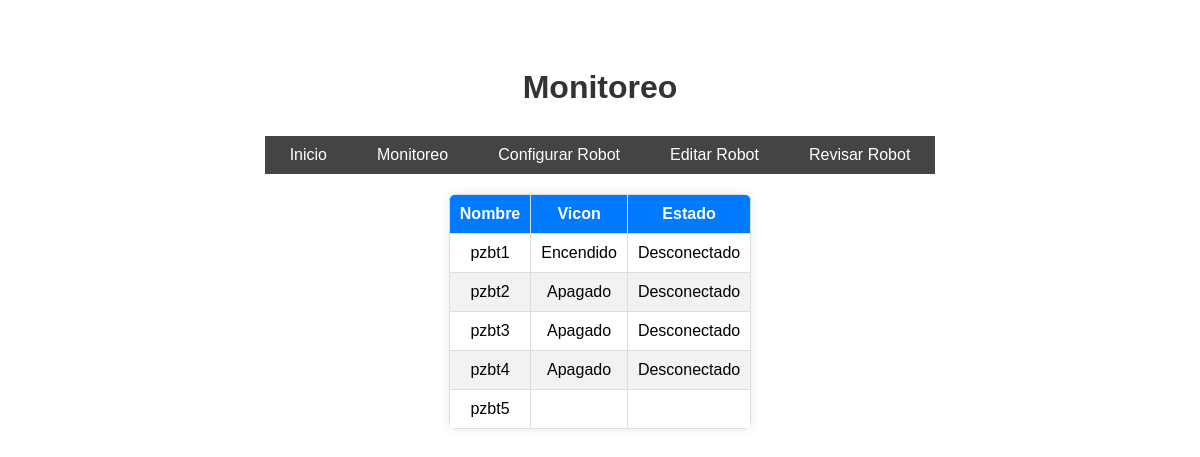
Page /monitoreo/ on the earlier database version.
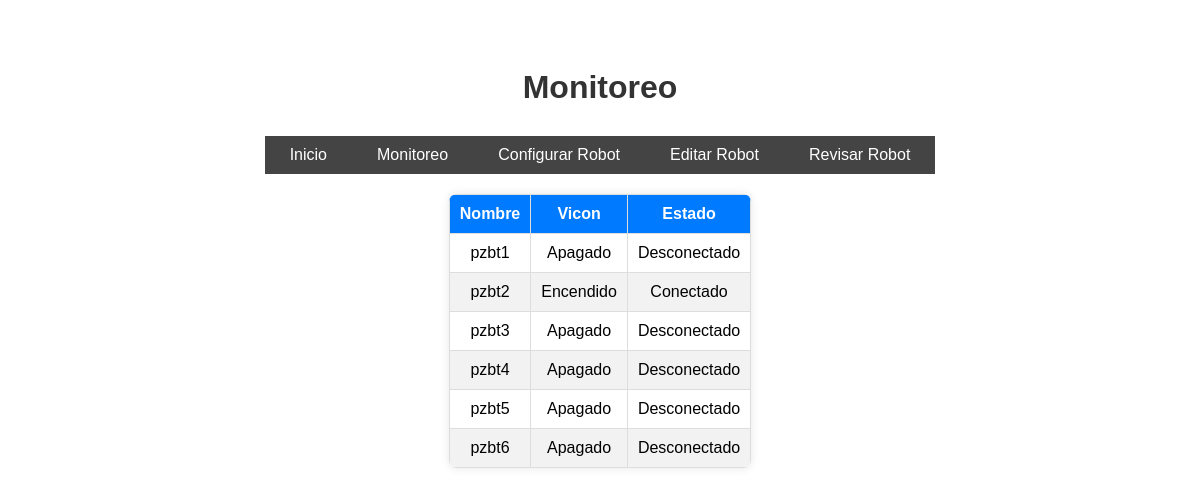
Same page on the later database version.
### monitoreo/models.py (models this page shows, shortened)
class Puzzlebot(models.Model):
    nombre = models.CharField(max_length=200, unique=True)
    ip = models.CharField(max_length=200)
    vicon = models.CharField(max_length=200)
    estatus = models.CharField(max_length=200)

### monitoreo/views.py (the view)
# urls.py: path('', views.show_puzzlebots, name='monitor'),
def show_puzzlebots(request):
    puzzlebots = Puzzlebot.objects.all()
    return render(request, 'monitoreo/monitor.html', {'puzzlebots': puzzlebots})

### monitoreo/templates/monitoreo/monitor.html (shortened to what this page needs)
{% extends "base.html" %}
{% load static %}
{% block extra_css %}
    <link rel="stylesheet" href="{% static 'monitoreo/css/monitor.css' %}">
{% endblock %}
{% block header %}
<h1>Monitoreo</h1>
{% endblock %}
{% block content%}
<table>
    <thead>
        <tr>
            <th>Nombre</th>
            <th>Vicon</th>
            <th>Estado</th>
        </tr>
    </thead>
    <tbody id="robots-table">
        {% for puzzlebot in puzzlebots %}
        <tr id="robot-{{ puzzlebot.nombre }}">
            <td>{{ puzzlebot.nombre }}</td>
            <td id="vicon-{{ puzzlebot.nombre }}">{{ puzzlebot.vicon }}</td>
            <td id="estado-{{ puzzlebot.nombre }}">{{ puzzlebot.estatus }}</td>
        </tr>
        {% endfor %}
    </tbody>
</table>
{% endblock %}

### configuracion/templates/base.html (shortened to what this page needs)
<!DOCTYPE html>
<html lang="en">
<head>
    {% load static %}
    <link rel="stylesheet" href="{% static 'configuracion/css/base.css' %}">
    {% block extra_css %}{% endblock %}
</head>
<body>
    <header>
        {% block header %}{% endblock %}
    </header>
    <nav>
        <ul>
            <li><a href="/">Inicio</a></li>
            <li><a href="/monitoreo/">Monitoreo</a></li>
            <li><a href="/configuracion/">Configurar Robot</a></li>
            <li><a href="/edicion/">Editar Robot</a></li>
            <li><a href="/revision/">Revisar Robot</a></li>
        </ul>
    </nav>
    <main>
        {% block content %}{% endblock %}
    </main>
</body>
</html>

### configuracion/static/configuracion/css/base.css (style rules this page uses)
header { background-color: #fff; color: #333; padding: 10px 0; text-align: center; }
nav ul { list-style-type: none; margin: 0; padding: 0; display: flex; justify-content: center; background-color: #444; }
nav ul li { margin: 0 10px; }
nav ul li a { color: #fff; text-decoration: none; padding: 10px 15px; display: inline-block; }

### monitoreo/static/monitoreo/css/monitor.css (style rules this page uses)
body { font-family: "Poppins", sans-serif; display: flex; flex-direction: column; align-items: center; padding-top: 30px; text-align: center; }
h1 { font-size: 32px; color: #333; margin-bottom: 20px; }
table { width: 100%; border-collapse: collapse; margin-top: 20px; background: white; box-shadow: 0 0 10px rgba(0, 0, 0, 0.1); border-radius: 8px; overflow: hidden; }
th, td { border: 1px solid #ddd; padding: 10px; text-align: center; }
th { background-color: #007bff; color: white; }
tr:nth-child(even) { background-color: #f2f2f2; }

Differences in the rows shown:
changed Puzzlebot "pzbt1": vicon "Encendido" → "Apagado"
changed Puzzlebot "pzbt2": vicon "Apagado" → "Encendido"; estatus "Desconectado" → "Conectado"
changed Puzzlebot "pzbt5": vicon (not shown) → "Apagado"; estatus (not shown) → "Desconectado"
added Puzzlebot: nombre "pzbt6", vicon "Apagado", estatus "Desconectado"
